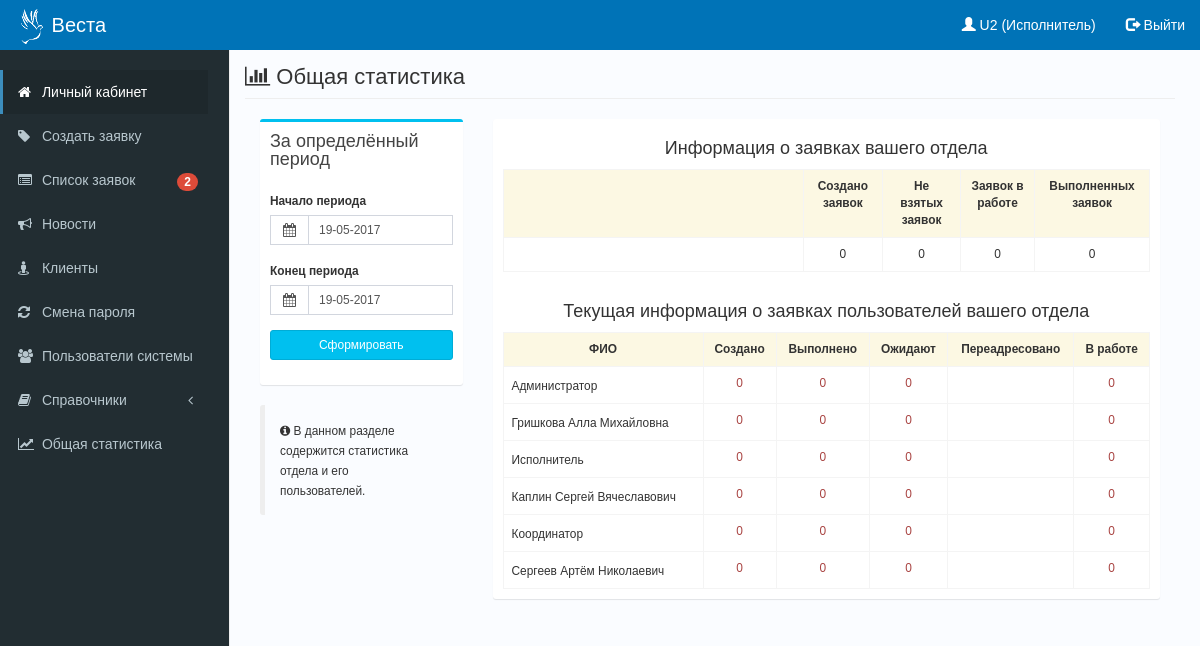
The app's page /?act=report_otdel (signed in) with its own data.
### tables this page shows
CREATE TABLE IF NOT EXISTS `users` (
  `id` int(11) NOT NULL,
  `fio` varchar(256) DEFAULT NULL,
  `login` varchar(64) DEFAULT NULL,
  `pass` varchar(64) DEFAULT NULL,
  `status` int(1) DEFAULT NULL,
  `priv` int(1) DEFAULT NULL,
  `email` varchar(64) DEFAULT NULL,
  `tel` varchar(32) DEFAULT NULL,
  `last_time` datetime DEFAULT NULL
);

### template/report_otdel.php (the view, shortened to what this page needs)
<?php require 'template/header.php';
include('../connect_bd.php');
?>
<h1 class="page-header"><i class="fa fa-bar-chart-o"></i> Общая статистика</h1>
<div class="col-md-12">
<div class="row">
<div class="col-md-3">
<div class="row">
<div class="col-md-12">
        <div class="box box-info">
            <div class="box-header">
            <h3 class="box-title">
                За определённый период
            </h3></div>
                <div class="box-body">
<form action = "" method="POST" class="form-horizontal" id="ReportOtdelForm" role="form">
	<div class="form-group">
	<div class="col-md-12">
	<small>
	  <label>Начало периода</label>
	</small>
	  <div class="input-group date input-append" id="datetimepicker_start">
	    <span class="input-group-addon">
	      <i class="fa fa-calendar"></i>
	    </span>
	    <input type="text"  name="date_start" class="form-control input-sm" required>
		<span class="glyphicon form-control-feedback"></span>
	  </div>
	  </div>
	</div>
	<div class="form-group">
	<div class="col-md-12">
	<small>
	  <label>Конец периода</label>
	</small>
	<div class="input-group date" id="datetimepicker_end">
	    <span class="input-group-addon">
	      <i class="fa fa-calendar"></i>
	    </span>
	    <input type="text" name="date_end" class="form-control input-sm" required>
		<span class="glyphicon form-control-feedback"></span>
	  </div>
	  </div>
	</div>
	<div class="form-group">
		<div class="col-md-12">
			<button class="btn btn-info btn-block btn-sm"
				id="main_stat_make"
				type="submit">Сформировать
			</button>
		</div>
	</div>
</form>
<?php
$date_start = isset($_POST["date_start"]) ? $_POST["date_start"] : null;
$date_end   = isset($_POST["date_end"]) ? $_POST["date_end"] : null;
?>
    </div>
    </div>
</div>
<div class="col-md-12">
    <div class="callout">
        <small> <i class="fa fa-info-circle"></i>
            В данном разделе содержится статистика отдела и его пользователей.
        </small>
    </div>
</div>
</div>
</div>
<div class="col-md-9" id="ts_res">
	<div class="box box-solid">
<?php
$date_start = $date_start." 00:00:00";
$date_end   = $date_end." 23:59:59";
$query_tail = " tickets.date_create
		BETWEEN STR_TO_DATE('$date_start', '%d-%m-%Y %H:%i:%s')
		AND STR_TO_DATE('$date_end', '%d-%m-%Y %H:%i:%s')";
$result = $mysqli->query("SELECT COUNT(tickets.id) AS count_all FROM tickets
				WHERE ".$query_tail);
if ($result)
	$row_all = $result->fetch_array();
$result = $mysqli->query("SELECT COUNT(tickets.id) AS count_in_job FROM tickets
				WHERE status = 1 AND ".$query_tail);
if ($result)
	$row_in_job = $result->fetch_array();
$result = $mysqli->query("SELECT COUNT(tickets.id) AS count_done FROM tickets
				WHERE status = 0 AND ".$query_tail);
if ($result)
	$row_done = $result->fetch_array();
$result = $mysqli->query("SELECT COUNT(tickets.id) AS count_not_job FROM tickets
				WHERE status = 2 AND ".$query_tail);
if ($result)
	$row_not_job= $result->fetch_array();
?>
            <div class="box-body">
            <h4><center>Информация о заявках вашего отдела</center></h4>
            <table class="table table-bordered">
		<tbody>
		<tr class="warning">
		<td style="width: 300px;"></td>
		<td style="">
			<strong>
			<small>
			<center>Создано заявок</center>
			</small>
			</strong>
		</td>
		<td style="">
			<strong>
				<small>
					<center>
						Не взятых заявок
					</center>
				</small>
			</strong>
		</td>
		<td style="">
			<strong>
				<small>
					<center>
						Заявок в работе
					</center>
				</small>
			</strong>
		</td>
		<td style="">
			<strong>
				<small>
					<center>
						Выполненных заявок
					</center>
				</small>
			</strong>
		</td>
                </tr>
                <tr>
		<td style=""><small>    </small></td>
		<td style="">
			<small>
				<center>
					<?=$row_all["count_all"]?>
				</center>
			</small>
		</td>
		<td style="">
			<small>
				<center>
					<?=$row_not_job["count_not_job"]?>
				</center>
			</small>
		</td>
		<td style="">
			<small>
				<center>
					<?=$row_in_job["count_in_job"]?>
				</center>
			</small>
		</td>
		<td style="">
			<small>
				<center>
					<?=$row_done["count_done"]?>
				</center>
			</small>
		</td>
                </tr>
</tbody>
</table>
<br>
<h4>
	<center>
		Текущая информация о заявках пользователей вашего отдела
	</center>
</h4>
<?php
$result = $mysqli->query("SELECT users.id AS id, users.fio AS fio FROM users
				ORDER BY users.fio");
if ($result):?>
<table class="table table-bordered table-hover">
<tbody>
	<tr class="warning">
	    <td style="width: 200px;">
		<strong><small><center>ФИО</center></small></strong>
		</td>
	    <td style="">
		<strong><small><center>Создано</center></small></strong>
		</td>
	    <td style="">
		<strong><small><center>Выполнено</center></small></strong>
		</td>
	    <td style="">
		<strong><small><center>Ожидают</center></small></strong>
		</td>
	    <td style="">
		<strong><small><center>Переадресовано</center></small></strong>
		</td>
	    <td style="">
		<strong><small><center>В работе</center></small></strong>
		</td>
	</tr>
<?php
while ($row = $result->fetch_assoc()):?>
<?php
	$result2 = $mysqli->query("SELECT COUNT(tickets.id) AS tickets
					FROM tickets
					WHERE user_create_id = '$row[id]'
					AND ".$query_tail);
	if ($result2)
	    $row_all = $result2->fetch_array();
	$result2 = $mysqli->query("SELECT COUNT(tickets.id) AS tickets
					FROM tickets
					WHERE user_to_id = '$row[id]'
					AND status = 0 AND ".$query_tail);
	if ($result2)
	    $row_in_job = $result2->fetch_array();
	$result2 = $mysqli->query("SELECT COUNT(tickets.id) AS tickets
					FROM tickets
					WHERE user_to_id = '$row[id]'
					AND status = 2 AND ".$query_tail);
	if ($result2)
	    $row_not_job = $result2->fetch_array();
	$result2 = $mysqli->query("SELECT COUNT(tickets.id) AS tickets
					FROM tickets
					WHERE user_to_id = '$row[id]'
					AND status = 1 AND ".$query_tail);
	if ($result2)
	    $row_done = $result2->fetch_array();
?>
<tr>
	<td style="width: 200px;"><small><?=$row["fio"]?></small></td>
	<td style="">
		<small class="text-danger">
			<center>
				<?=$row_all["tickets"]?>
			</center>
		</small>
	</td>
	<td style="">
		<small class="text-danger">
			<center>
				<?=$row_in_job["tickets"]?>
			</center>
		</small>
	</td>
	<td style="">
		<small class="text-danger">
			<center>
				<?=$row_not_job["tickets"]?>
			</center>
		</small>
	</td>
	<td style="">
	</td>
	<td style="">
		<small class="text-danger">
			<center>
				<?=$row_done["tickets"]?>
			</center>
		</small>
	</td>
</tr>
<?php endwhile;?>
</tbody>
</table>
<?php endif;
?>
</div>
</div>
</div>
</div>
<?php require 'template/footer.php' ?>

### template/header.php (style rules this page uses)
body { padding-top: 20px; margin-left: -10px; }

### template/report_otdel.php (style rules this page uses)
body { padding-top: 45px; }

### records on screen
users: fio "Администратор", tickets "0"
users: fio "Гришкова Алла Михайловна", tickets "0"
users: fio "Исполнитель", tickets "0"
users: fio "Каплин Сергей Вячеславович", tickets "0"
users: fio "Координатор", tickets "0"
users: fio "Сергеев Артём Николаевич", tickets "0"

### other values on screen
$_SESSION['login'] "U2"
$role "Исполнитель"
$row_vhod["count"] "2"
$row_all["count_all"] "0"
$row_not_job["count_not_job"] "0"
$row_in_job["count_in_job"] "0"
$row_done["count_done"] "0"
